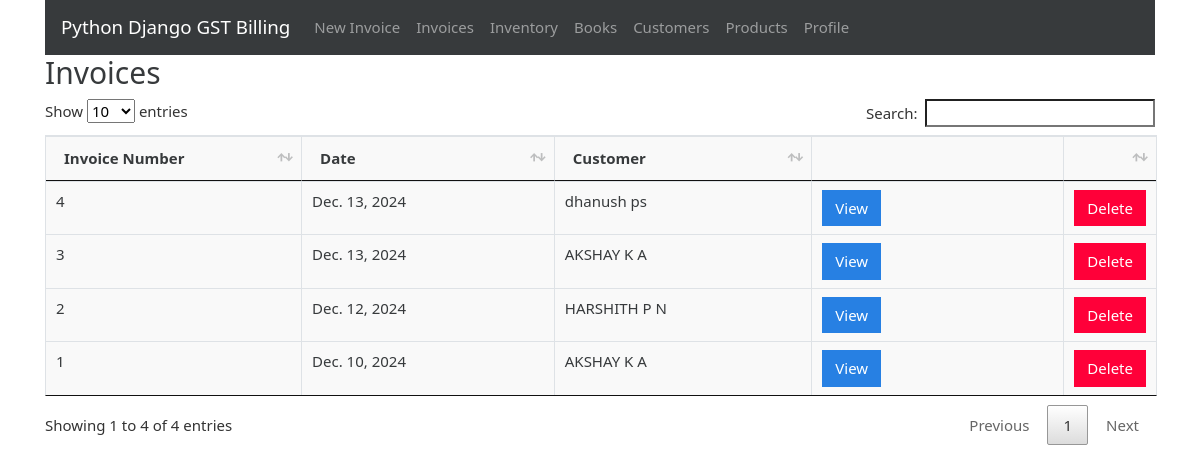
The page /invoices (signed in) on the database its author committed.
### gstbillingapp/models.py (models this page shows, shortened)
class Invoice(models.Model):
    user = models.ForeignKey(User, null=True, blank=True, on_delete=models.SET_NULL)
    invoice_number = models.IntegerField()
    invoice_date = models.DateField()
    invoice_customer = models.ForeignKey(
        'Customer',
        on_delete=models.SET_NULL,
        null=True
    )
    invoice_json = models.TextField()
    inventory_reflected = models.BooleanField(default=True)
    books_reflected = models.BooleanField(default=True)

class Customer(models.Model):
    user = models.ForeignKey(User, null=True, blank=True, on_delete=models.SET_NULL)
    customer_name = models.CharField(max_length=200)
    customer_address = models.TextField(max_length=600, blank=True, null=True)
    customer_phone = models.CharField(max_length=14, blank=True, null=True)
    customer_gst = models.CharField(max_length=15, blank=True, null=True)
    def __str__(self):
        return self.customer_name

### gstbillingapp/views.py (the view)
# urls.py: path('invoices', views.invoices, name='invoices'),
@login_required
def invoices(request):
    context = {}
    context['invoices'] = Invoice.objects.filter(user=request.user).order_by('-id')
    return render(request, 'gstbillingapp/invoices.html', context)

### gstbillingapp/templates/gstbillingapp/invoices.html (shortened to what this page needs)
{% extends "gstbillingapp/base.html" %}
{% load static %}
{% block content %}
		<h2>Invoices</h2>
		<table class="table table-bordered" id="invoice-table">
		<thead>
			<tr>
				<th>Invoice Number</th>
				<th>Date</th>
				<th>Customer</th>
				<th></th>
				<th></th>
			</tr>
		</thead>
		<tbody class="two-col-form">
			{% for invoice in invoices %}
			<tr>
 				<td>{{invoice.invoice_number}}</td>
 				<td>{{invoice.invoice_date}}</td>
 				<td>{{invoice.invoice_customer}}</td>
				 <td><a href="{% url 'invoice_viewer' invoice.id %}"><button type="button" class="btn btn-primary">View</button></a></td>
				 <td><button type="button" class="btn btn-danger" data-toggle="modal" data-target="#invoiceDeleteModal" data-invoice-id="{{invoice.id}}" data-invoice-number="{{invoice.invoice_number}}, for {{invoice.invoice_customer}}">Delete</button></td>
			</tr>
			{% endfor %}
		</tbody>
		</table>
{% endblock %}

### gstbillingapp/templates/gstbillingapp/base.html (shortened to what this page needs)
{% load static %}
<!doctype html>
<html lang="en">
<head>
	<link rel="stylesheet" href="{% static "gstbillingapp/bootstrap-4.4.1-dist/css/bootstrap-cosmo.min.css" %}">
	<link rel="stylesheet" href="{% static "gstbillingapp/main.css" %}">
	<link rel="stylesheet" href="{% static "gstbillingapp/DataTables/jquery.dataTables.min.css" %}">
	<link rel="stylesheet" href="{% static "gstbillingapp/DataTables/dataTables.bootstrap4.min.css" %}">
</head>
<body>
	<div class="container">
		{% include "gstbillingapp/navbar.html" %}
		{% block content %}{% endblock %}
	</div>
</body>
</html>

### gstbillingapp/templates/gstbillingapp/navbar.html (shortened to what this page needs)
<nav class="navbar navbar-expand-lg navbar-dark bg-dark">
	<a class="navbar-brand" href="{% url 'landing_page' %}">Python Django GST Billing</a>
	<div class="collapse navbar-collapse" id="navbarSupportedContent">
		<ul class="navbar-nav mr-auto">
			{% if user.is_authenticated %}
			<li class="nav-item">
				<a class="nav-link" href="{% url 'invoice_create' %}">New Invoice <span class="sr-only">(current)</span></a>
			</li>
			<li class="nav-item">
				<a class="nav-link" href="{% url 'invoices' %}">Invoices</a>
			</li>
			<li class="nav-item">
				<a class="nav-link" href="{% url 'inventory' %}">Inventory</a>
			</li>
			<li class="nav-item">
				<a class="nav-link" href="{% url 'books' %}">Books</a>
			</li>
			<li class="nav-item">
				<a class="nav-link" href="{% url 'customers' %}">Customers</a>
			</li>
			<li class="nav-item">
				<a class="nav-link" href="{% url 'products' %}">Products</a>
			</li>
			<li class="nav-item">
				<a class="nav-link" href="{% url 'user_profile' %}">Profile</a>
			</li>
			{% endif %}
		</ul>
	</div>
</nav>

### gstbillingapp/static/gstbillingapp/main.css (style rules this page uses)
.table-bordered td, .table-bordered th { padding: 0.25em; }
.table-bordered tbody td, .table-bordered tbody th, .table-bordered thead th, .table-bordered thead td { background: #f9f9f9; }
.two-col-form td, .two-col-form th { width: 25%; }

### rows shown on the page
Invoice: invoice_number "4", invoice_date "Dec. 13, 2024", invoice_customer "dhanush ps"
Invoice: invoice_number "3", invoice_date "Dec. 13, 2024", invoice_customer "AKSHAY K A"
Invoice: invoice_number "2", invoice_date "Dec. 12, 2024", invoice_customer "HARSHITH P N"
Invoice: invoice_number "1", invoice_date "Dec. 10, 2024", invoice_customer "AKSHAY K A"
